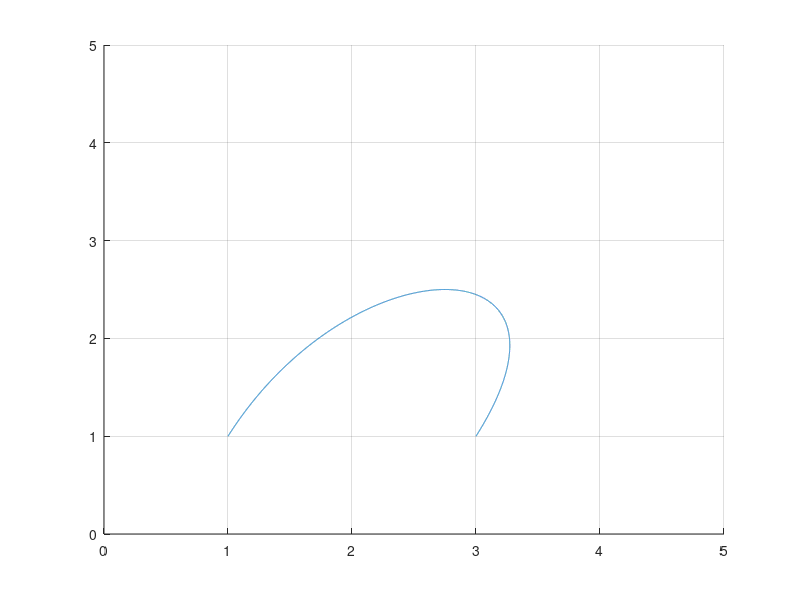

Here is the MATLAB script that generated this plot:
clear all;
clc;
close all;
% x=[1 2 3 4];
% y=[0 1 0 1];
% line(x,y);
axis([0 5 0 5]);
grid on;

%P(t)=〖(1-t)〗^3 [1 1]+3(1-t)^2 t[2 3]+3(1-t)t^2 [4 3]+t^3 [3 1]
adim=0.0001;
t=0:adim:1;
for k=1:1:length(t)
 x(k)=(1-t(k))^3+6*t(k)*(1-t(k))^2+12*t(k)^2*(1-t(k))+3*t(k)^3;
 y(k)=(1-t(k))^3+9*t(k)*(1-t(k))^2+9*t(k)^2*(1-t(k))+1*t(k)^3;
end
line(x,y);
